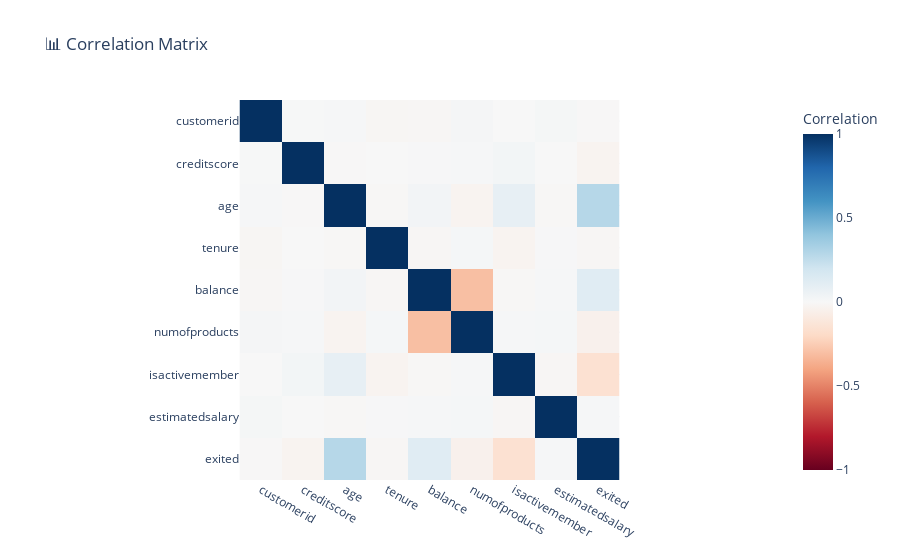

The code cell stored with this chart in its notebook:
### Markdown cell above
## 3.1 📈 Correlation Matrix

### Code cell
# Generate Correlation Matrix    
print("🔍 Generating Correlation Matrix...")    
# Select only numeric columns for correlation matrix    
numeric_df = df.select_dtypes(include=[np.number])    
correlation = numeric_df.corr()    
fig = px.imshow(    
    correlation,    
    title='📊 Correlation Matrix',    
    color_continuous_scale='RdBu',    
    range_color=(-1, 1)    
)    
fig.update_layout(coloraxis_colorbar=dict(title="Correlation"))    
fig.show()

### Figure 1 — Plotly figure (JSON) as saved in the notebook; plotly's stock layout.template omitted (floating-point values rounded to 4 significant figures)
{"data": [{"coloraxis": "coloraxis", "hovertemplate": "x: %{x}<br>y: %{y}<br>color: %{z}<extra></extra>", "name": "0", "type": "heatmap", "x": ["customerid", "creditscore", "age", "tenure", "balance", "numofproducts", "isactivemember", "estimatedsalary", "exited"], "xaxis": "x", "y": ["customerid", "creditscore", "age", "tenure", "balance", "numofproducts", "isactivemember", "estimatedsalary", "exited"], "yaxis": "y", "z": [[1, 0.005308, 0.009497, -0.01488, -0.01242, 0.01697, 0.001665, 0.01527, -0.006248], [0.005308, 1, -0.003965, 0.0008419, 0.006268, 0.01224, 0.02565, -0.001384, -0.02709], [0.009497, -0.003965, 1, -0.009997, 0.02831, -0.03068, 0.08547, -0.007201, 0.2853], [-0.01488, 0.0008419, -0.009997, 1, -0.01225, 0.01344, -0.02836, 0.007784, -0.014], [-0.01242, 0.006268, 0.02831, -0.01225, 1, -0.3042, -0.01008, 0.0128, 0.1185], [0.01697, 0.01224, -0.03068, 0.01344, -0.3042, 1, 0.009612, 0.0142, -0.04782], [0.001665, 0.02565, 0.08547, -0.02836, -0.01008, 0.009612, 1, -0.01142, -0.1561], [0.01527, -0.001384, -0.007201, 0.007784, 0.0128, 0.0142, -0.01142, 1, 0.0121], [-0.006248, -0.02709, 0.2853, -0.014, 0.1185, -0.04782, -0.1561, 0.0121, 1]]}], "layout": {"coloraxis": {"cmax": 1, "cmin": -1, "colorbar": {"title": {"text": "Correlation"}}, "colorscale": [[0, "rgb(103,0,31)"], [0.1, "rgb(178,24,43)"], [0.2, "rgb(214,96,77)"], [0.3, "rgb(244,165,130)"], [0.4, "rgb(253,219,199)"], [0.5, "rgb(247,247,247)"], [0.6, "rgb(209,229,240)"], [0.7, "rgb(146,197,222)"], [0.8, "rgb(67,147,195)"], [0.9, "rgb(33,102,172)"], [1, "rgb(5,48,97)"]]}, "title": {"text": "📊 Correlation Matrix"}, "xaxis": {"anchor": "y", "constrain": "domain", "domain": [0, 1], "scaleanchor": "y"}, "yaxis": {"anchor": "x", "autorange": "reversed", "constrain": "domain", "domain": [0, 1]}}}
